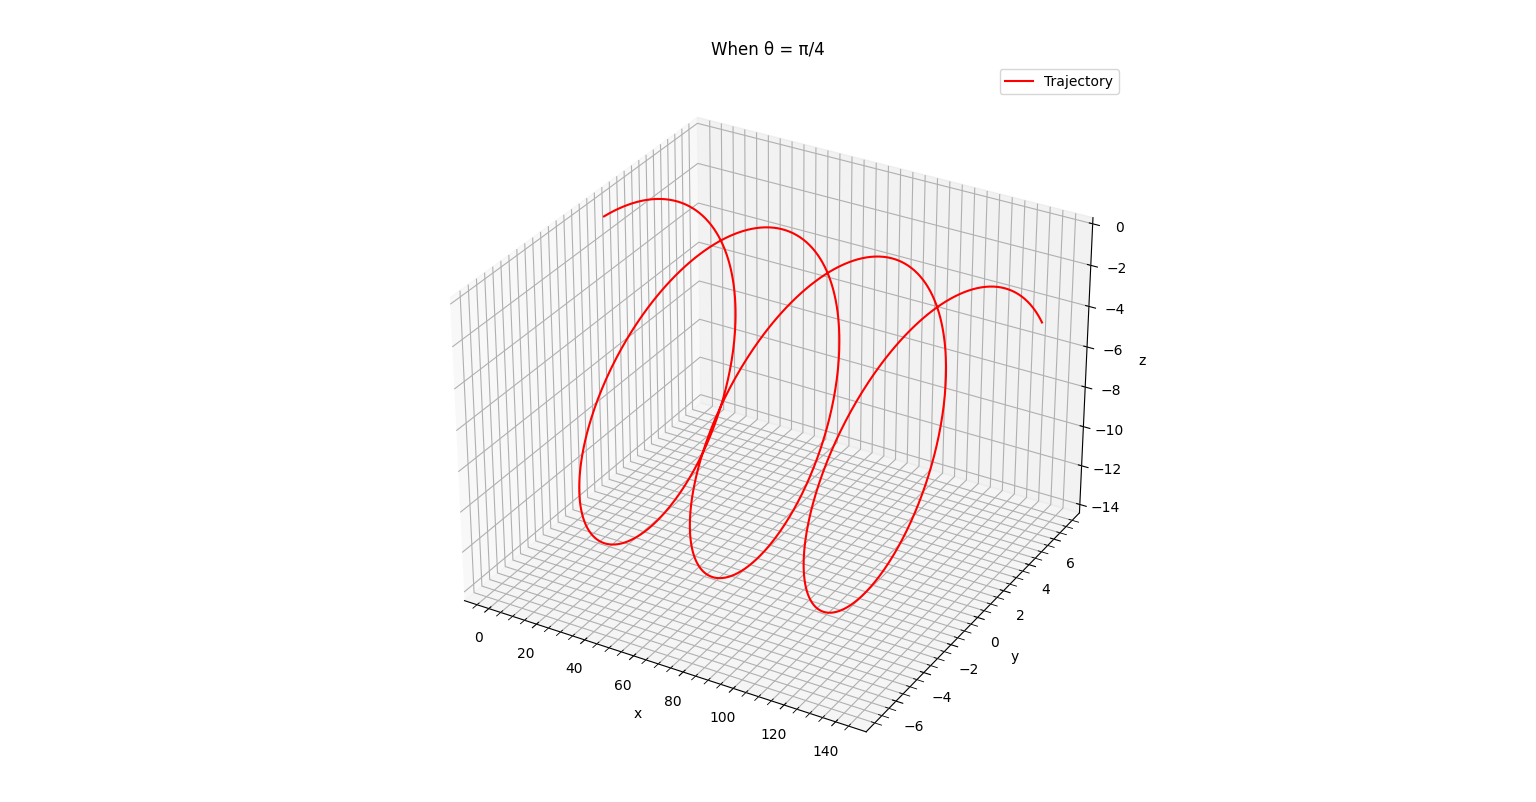

Reproduce this figure in Python.
from scipy.integrate import odeint
import matplotlib.pyplot as plt
import numpy as np 

m, q, Bx = 1, 1, 1
v, theta = 10, np.pi/4 

def dS_dt(S, t):
    x, y, z, vx, vy, vz = S
    dx_dt = vx
    dy_dt = vy
    dz_dt = vz
    dvx_dt = 0
    dvy_dt = (q*vz*Bx)/m
    dvz_dt = -(q*vy*Bx)/m
    return [dx_dt, dy_dt, dz_dt, dvx_dt, dvy_dt, dvz_dt]

t = np.linspace(0, 20, 1001)
S0 = (0, 0, 0, v*np.cos(theta), v*np.sin(theta), 0)
sol = odeint(dS_dt, S0, t)
x, y, z, vx, vy, vz = sol.T[0], sol.T[1], sol.T[2], sol.T[3], sol.T[4], sol.T[5]

fig = plt.figure()
ax= fig.add_subplot(projection="3d")
ax.plot(x,y,z, color="red",label="Trajectory")
ax.set_xlabel("x")
ax.set_ylabel("y")
ax.set_zlabel("z")
ax.set_title("When θ = π/4")
ax.grid(which="major")
ax.grid(which="minor",linestyle="--")
ax.minorticks_on()
fig.tight_layout()
plt.legend()
plt.show()
